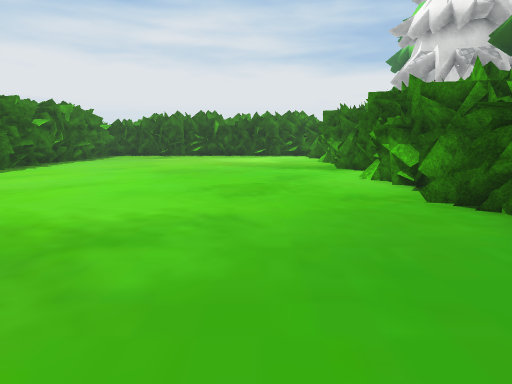
view 1 (above)

12 first-person views from a walk through a scene from a Unity 3-D project. The camera is 1.2 m above the floor, tilts 10° down and sees 80° across. The floor is counted in squares, 1 m on a side. Each view is taken from the middle of a square. On the plan, view 1 faces up. The plan holds only what a view shows up to about 13 squares ahead; the rest is blank. The place goes on beyond the plan. Some surface patterns are stand-ins.

view 2
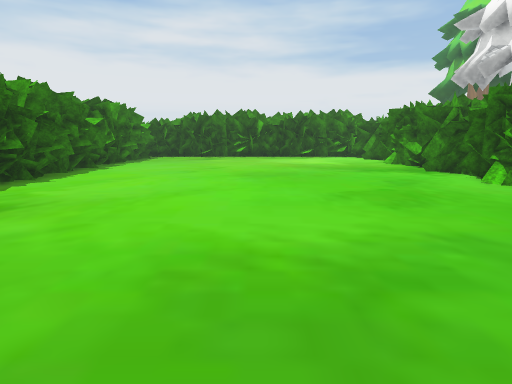

view 3
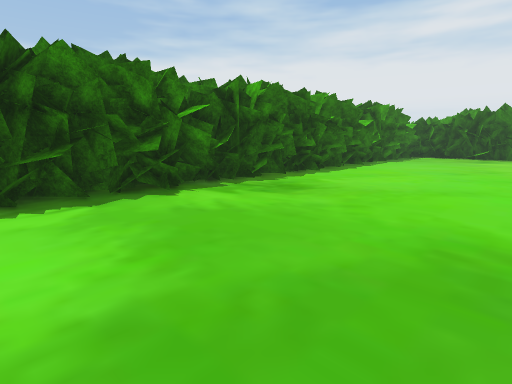

view 4
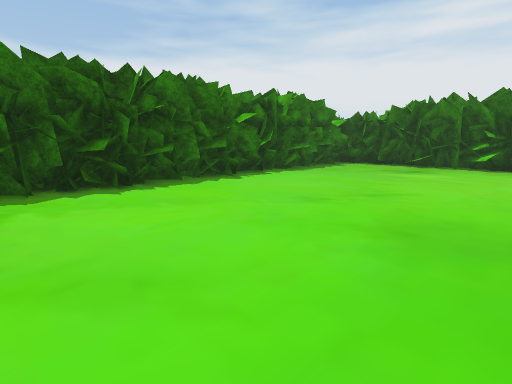

view 5
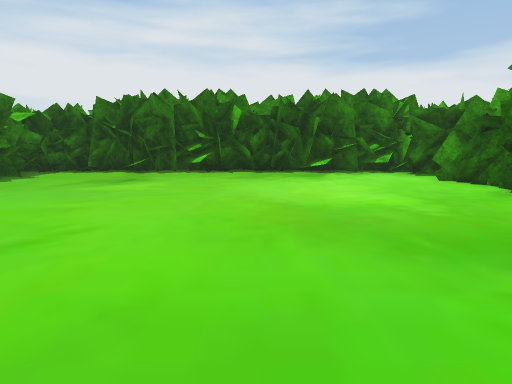

view 6
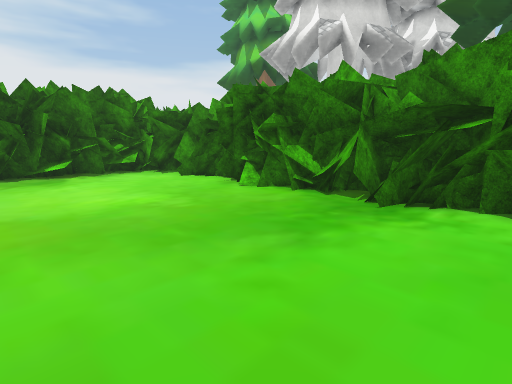

view 7
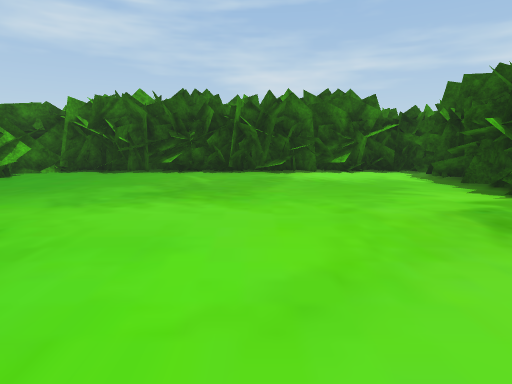

view 8
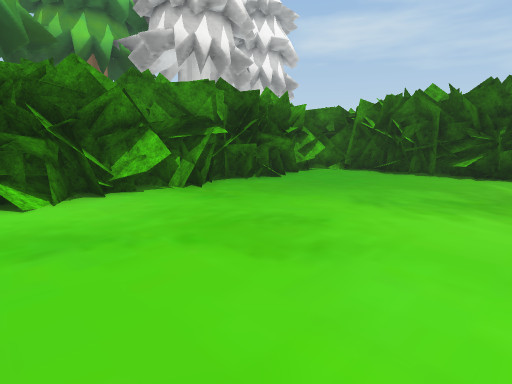

view 9
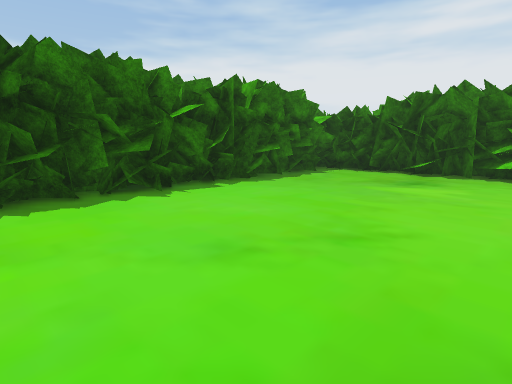

view 10
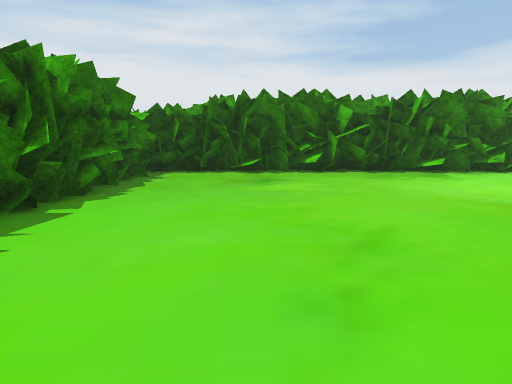

view 11
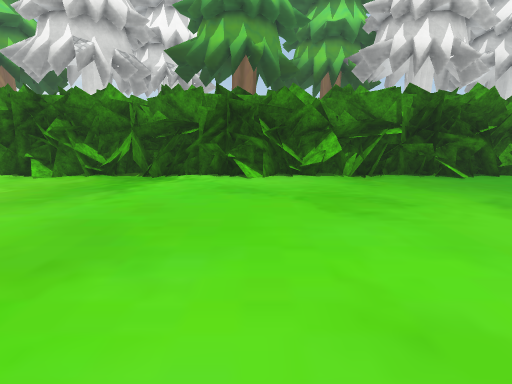

view 12
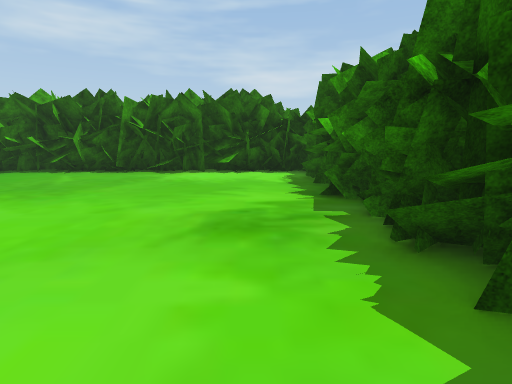

### Floor plan
Key: @ floor where view 1 was taken; # wall or solid block; . floor; = window, fence, low wall or low ledge.
Columns run from 10 left of view 1 to 4 right of it. Each row starts with its distance up from view 1.
 21 ###############
 20 ##...........=#
 19 #.............#
 18 #.............#
 17 #.............#
 16 #.............#
 15 #.............#
 14 #.............#
 13 #............=#
 12 #.............#
 11 #.............#
 10 #............##
  9 #............##
  8 #.............#
  7 #.............#
  6 #............=#
  5 #.............#
  4 #.............#
  3 #.............#
  2 #.............#
  1 #.............#
  0 #.........@...#
 -1 ###############

Positions as (right, up) in squares from view 1, and headings:
1: (0, 0), facing up
2: (-3, 1), facing up
3: (-3, 0), facing up-left
4: (-2, 7), facing up-left
5: (-2, 10), facing up
6: (-2, 10), facing up-right
7: (-4, 10), facing down
8: (-3, 10), facing down-right
9: (-3, 10), facing up-left
10: (-6, 10), facing up
11: (-6, 9), facing right
12: (-8, 10), facing down
